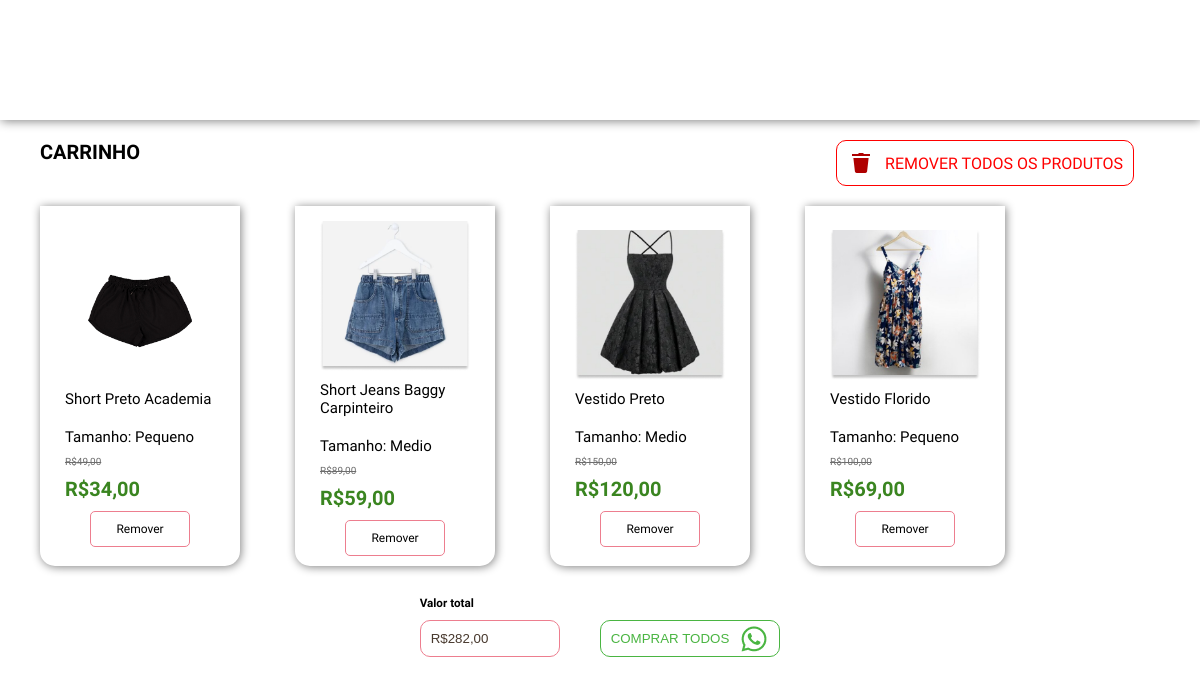
Page /carrinho/index.php (signed in) on the committed database.
### tables this page shows
CREATE TABLE `carrinho` (
  `id` int NOT NULL AUTO_INCREMENT,
  `id_cliente` bigint DEFAULT NULL,
  `id_produto` int NOT NULL,
  `quantidade` int DEFAULT '1',
  `tabela_produto` varchar(50) NOT NULL,
  PRIMARY KEY (`id`),
  KEY `cliente_id` (`id_cliente`),
  CONSTRAINT `carrinho_ibfk_1` FOREIGN KEY (`id_cliente`) REFERENCES `cadastro` (`id_cliente`)
);

### carrinho/index.php (the view, shortened to what this page needs)
<?php
include_once('../Back/config.php');
$id_cliente = $_SESSION['id_cliente'];
$stmt = $conexao->prepare($sql);
$stmt->bind_param('i', $id_cliente);
$stmt->execute();
$result = $stmt->get_result();
?>
<!DOCTYPE html>
<html lang="pt-br">
<head>
    <link rel="stylesheet" href="../base/style.css">
    <link rel="stylesheet" href="style.css">
</head>
<body>
    <header id="header"></header>
    <main>
        <div id="Carrinho">
            <div class="cabecalho-carrinho">
                <h2 class="title">Carrinho</h2>
                <button id="remove-all">
                    <img src="../assets/Delete.png" alt="imagem de uma lixeira">
                    REMOVER TODOS OS PRODUTOS
                </button>
            </div>
            <div class="container">
            <?php
            $total = 0;
            if ($result->num_rows > 0) {
                while ($row = $result->fetch_assoc()) {
                    $total += $row["promocao"];
                    echo '<div class="card" data-nome="' . $row["nomeproduto"] . '" data-tamanho="' . $row["tamanho"] . '">';
                    echo '<img class="img-produto" src="' . $row["imagem"] . '" alt="Imagem do Produto">';
                    echo '<p>' . $row["nomeproduto"] . '</p>';
                    echo '<p>Tamanho: ' . $row["tamanho"] . '</p>';
                    echo '<span>R$' . number_format($row["valor"], 2, ',', '.') . '</span>';
                    echo '<strong>R$' . number_format($row["promocao"], 2, ',', '.') . '</strong>';
                    echo '<button class="btn-remove" data-id="' . $row["id"] . '">Remover</button>';
                    echo '</div>';
                }
            } else {
                echo '<p>Seu carrinho está vazio.</p>';
            }
            ?>
            </div>
            <div class="buy-all">
                <div class="valor-total">
                    <h3>Valor total</h3>
                    <input id="valor" type="text" value="R$<?php echo number_format($total, 2, ',', '.'); ?>" readonly>
                </div>
                <button class="btn-buy-all">
                    COMPRAR TODOS
                    <img src="../assets/Whatsapp.png" alt="logo do whatsapp">
                </button>
            </div>
        </div>
    </main>
</body>
</html>

### base/style.css (style rules this page uses)
* { padding: 0; margin: 0; box-sizing: border-box; }
:root { font-size: 62.5%; --base-font-color: #48392E; }
body { min-height: 100vh; display: flex; flex-direction: column; }
#header { width: 100%; height: 12rem; border: none; box-shadow: .1rem .1rem 1rem gray; display: flex; align-items: center; }
@media (min-width:1000px) { body { min-height: 100vh; display: flex; flex-direction: column; } }
@media (min-width:1000px) { #header { gap: 8rem; } }

### carrinho/style.css (style rules this page uses)
:root { --borders: #ED7E8F; }
body { font-family: "Belgrano", sans-serif; }
h2 { text-transform: uppercase; text-shadow: black; font-size: 2rem; }
.cabecalho-carrinho { gap: 20%; display: flex; margin-left: 4rem; margin-top: 2rem; margin-bottom: 2rem; }
.cabecalho-carrinho button { background: white; border: 1px solid red; border-radius: 1rem; display: flex; align-items: center; justify-content: center; padding: 1rem; gap: 1rem; color: red; font-size: 1.6rem; font-family: "Belgrano", sans-serif; }
.card { width: 20rem; display: flex; flex-direction: column; justify-content: center; align-items: center; box-shadow: .1rem .1rem 1rem gray; border-radius: 0 0 1.5rem 1.5rem; margin-left: 4rem; }
.card p { width: 15rem; margin: 1rem 0; font-size: 1.5rem; }
.card span { margin-bottom: 1rem; color: #6D6D6D; text-decoration: line-through; width: 15rem; }
.card strong { color: #3A8520; font-size: 2rem; width: 15rem; }
.card .img-produto { width: 15rem; margin-top: 1.5rem; }
.btn-remove { width: 10rem; margin-top: 1rem; margin-bottom: 1rem; font-family: "Belgrano", sans-serif; font-size: 1.2rem; padding: 1rem; border: 1px solid var(--borders); border-radius: .5rem; background: #FFFFFF; }
.buy-all { margin: 3rem auto 2rem; display: flex; justify-content: center; align-items: flex-end; gap: 4rem; }
#valor { border: 1px solid var(--borders); border-radius: 1rem; background: #FFFFFF; padding: 1rem; color: #48392E; width: 14rem; }
.btn-buy-all { color: #4AB542; display: flex; gap: 1rem; border: 1px solid #4AB542; height: 3.7rem; align-items: center; justify-content: center; padding: 1rem; background-color: white; border-radius: 1rem; }
.valor-total { display: flex; flex-direction: column; gap: 1rem; }
@media (min-width:1000px) { .cabecalho-carrinho { gap: 60%; display: flex; margin-left: 4rem; margin-top: 2rem; margin-bottom: 2rem; } }
@media (min-width:1000px) { .cabecalho-carrinho button { background: white; border: 1px solid red; border-radius: 1rem; display: flex; align-items: center; justify-content: center; padding: 1rem; gap: 1rem; color: red; font-size: 1.6rem; font-family: "Belgrano", sans-serif; } }
.container { display: flex; gap: 1.5rem; flex-wrap: wrap; }

### rows in the picture
carrinho: shows a picture, nomeproduto "Short Preto Academia", tamanho "Pequeno", valor "49,00", promocao "34,00"
carrinho: shows a picture, nomeproduto "Short Jeans Baggy Carpinteiro", tamanho "Medio", valor "89,00", promocao "59,00"
carrinho: shows a picture, nomeproduto "Vestido Preto", tamanho "Medio", valor "150,00", promocao "120,00"
carrinho: shows a picture, nomeproduto "Vestido Florido", tamanho "Pequeno", valor "100,00", promocao "69,00"
